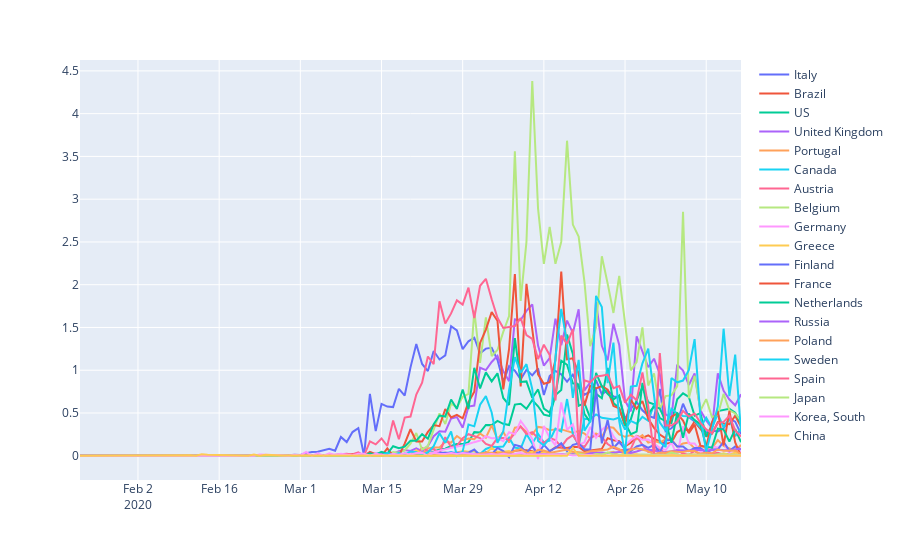

The cell this chart's notebook holds for it:
### Code cell
# Plot deaths over 100K inhabitants for each country
import plotly.express as px
fig = px.line()
for country in list(countries_dict.keys()):
    df = create_dataframe_country_target(data, country, "Fatalities",countries_dict)
    fig.add_scatter(x=df.reset_index()['Date'], 
                y=df.reset_index()['Rate_over_population'],
                mode='lines',   name=country)

fig.show()
